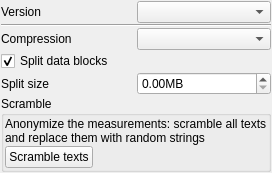
                  <widget class="QWidget" name="MDF">
                   <layout class="QGridLayout" name="gridLayout_22" columnstretch="0,0">
                    <property name="leftMargin">
                     <number>1</number>
                    </property>
                    <property name="topMargin">
                     <number>1</number>
                    </property>
                    <property name="rightMargin">
                     <number>1</number>
                    </property>
                    <property name="bottomMargin">
                     <number>1</number>
                    </property>
                    <property name="spacing">
                     <number>1</number>
                    </property>
                    <item row="2" column="1">
                     <widget class="QComboBox" name="mdf_compression"/>
                    </item>
                    <item row="4" column="0">
                     <widget class="QLabel" name="label_28">
                      <property name="text">
                       <string>Split size </string>
                      </property>
                     </widget>
                    </item>
                    <item row="3" column="0" colspan="2">
                     <widget class="QCheckBox" name="mdf_split">
                      <property name="text">
                       <string>Split data blocks</string>
                      </property>
                      <property name="checked">
                       <bool>true</bool>
                      </property>
                     </widget>
                    </item>
                    <item row="2" column="0">
                     <widget class="QLabel" name="label_29">
                      <property name="text">
                       <string>Compression</string>
                      </property>
                     </widget>
                    </item>
                    <item row="1" column="0" colspan="2">
                     <widget class="Line" name="line_14">
                      <property name="orientation">
                       <enum>Qt::Orientation::Horizontal</enum>
                      </property>
                     </widget>
                    </item>
                    <item row="5" column="0" colspan="2">
                     <widget class="QGroupBox" name="groupBox_9">
                      <property name="title">
                       <string>Scramble</string>
                      </property>
                      <layout class="QGridLayout" name="gridLayout_20">
                       <property name="leftMargin">
                        <number>1</number>
                       </property>
                       <property name="topMargin">
                        <number>1</number>
                       </property>
                       <property name="rightMargin">
                        <number>1</number>
                       </property>
                       <property name="bottomMargin">
                        <number>1</number>
                       </property>
                       <property name="spacing">
                        <number>1</number>
                       </property>
                       <item row="1" column="0">
                        <widget class="QPushButton" name="scramble_btn">
                         <property name="text">
                          <string>Scramble texts</string>
                         </property>
                         <property name="icon">
                          <iconset resource="resource.qrc">
                           <normaloff>:/scramble.png</normaloff>:/scramble.png</iconset>
                         </property>
                        </widget>
                       </item>
                       <item row="1" column="1">
                        <spacer name="horizontalSpacer_23">
                         <property name="orientation">
                          <enum>Qt::Orientation::Horizontal</enum>
                         </property>
                         <property name="sizeHint" stdset="0">
                          <size>
                           <width>2</width>
                           <height>20</height>
                          </size>
                         </property>
                        </spacer>
                       </item>
                       <item row="0" column="0" colspan="2">
                        <widget class="QLabel" name="label_61">
                         <property name="text">
                          <string>Anonymize the measurements: scramble all texts and replace them with random strings</string>
                         </property>
                         <property name="wordWrap">
                          <bool>true</bool>
                         </property>
                        </widget>
                       </item>
                      </layout>
                     </widget>
                    </item>
                    <item row="0" column="0">
                     <widget class="QLabel" name="label_27">
                      <property name="text">
                       <string>Version</string>
                      </property>
                     </widget>
                    </item>
                    <item row="0" column="1">
                     <widget class="QComboBox" name="mdf_version">
                      <property name="minimumSize">
                       <size>
                        <width>0</width>
                        <height>0</height>
                       </size>
                      </property>
                     </widget>
                    </item>
                    <item row="4" column="1">
                     <widget class="QDoubleSpinBox" name="mdf_split_size">
                      <property name="suffix">
                       <string>MB</string>
                      </property>
                      <property name="maximum">
                       <double>4.000000000000000</double>
                      </property>
                     </widget>
                    </item>
                   </layout>
                  </widget>
